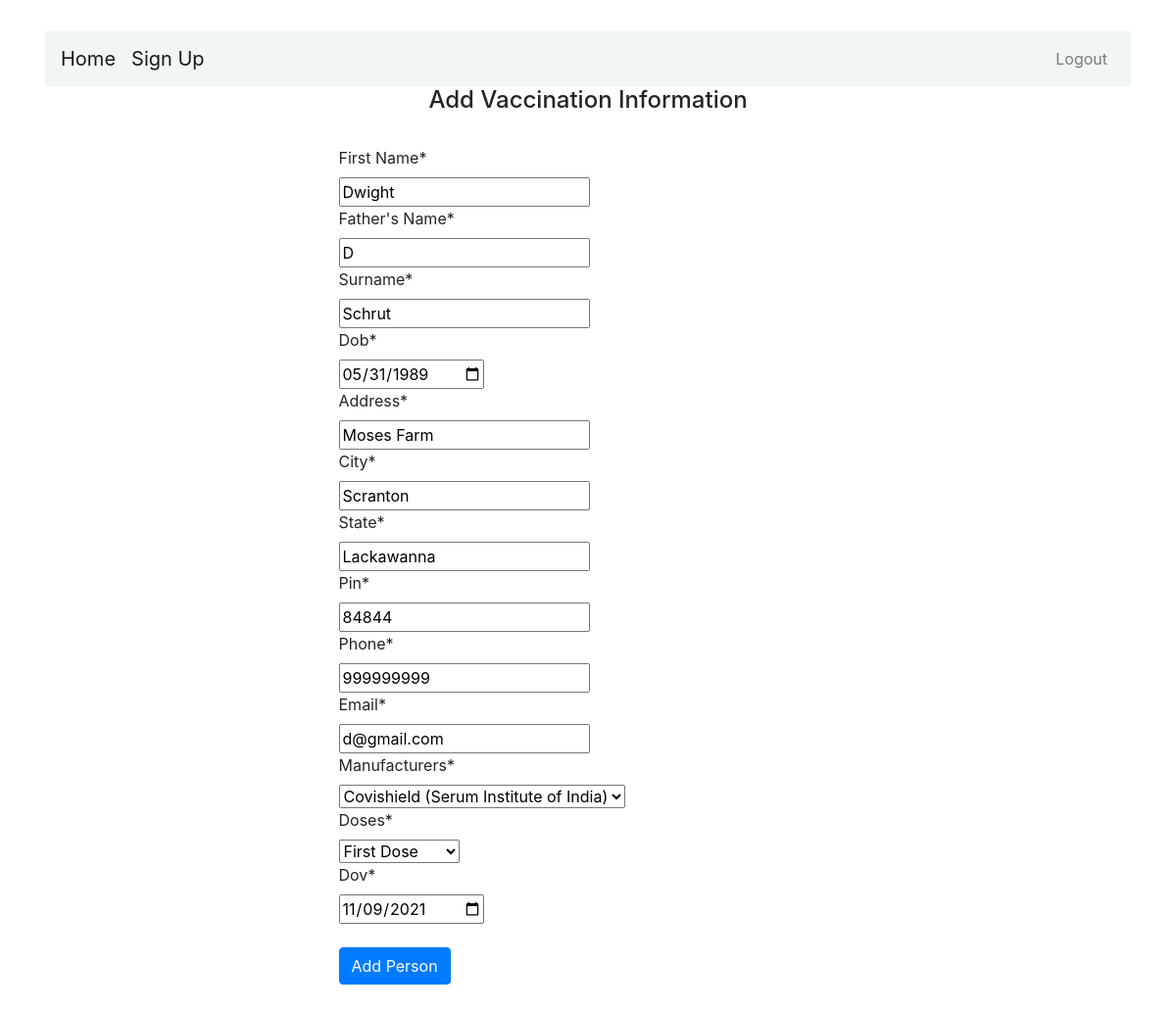
The app's page /update-details/4/ (signed in) with its own data.
### portal/models.py (models this page shows, shortened)
class Person(models.Model):
    manufacturers = [
        ('Covaxin', 'Covaxin (Bharat Biotech)'),
        ('Covishield', 'Covishield (Serum Institute of India)'),
        ('Sputnik', 'Sputnik V'),
    ]
    doses = [
        ('1st', 'First Dose'),
        ('2nd', 'Second Dose'),
    ]
    name = models.CharField(max_length=500, verbose_name='First Name')
    fname = models.CharField(max_length=500, verbose_name="Father's Name")
    lname = models.CharField(max_length=500, verbose_name="Surname")
    dob = models.DateField(auto_now_add=False, verbose_name='Date of Birth')
    address = models.CharField(max_length=500)
    city = models.CharField(max_length=50)
    state = models.CharField(max_length=50)
    pin = models.CharField(max_length=50)
    phone = models.IntegerField()
    email = models.EmailField(max_length=254)
    manufacturers = models.CharField(max_length=50, choices=manufacturers)
    doses = models.CharField(max_length=50, choices=doses)
    dov = models.DateField(auto_now_add=False, verbose_name='Date of Vaccination')

### portal/views.py (the view)
# urls.py: path('update-details/<str:pk>/', views.update_view, name='update-details'),
def update_view(request, pk):
    context = {}
    obj = get_object_or_404(Person, id=pk)
    form = PersonForm(request.POST or None, instance=obj)
    if form.is_valid():
        form.save()
        return redirect('dashboard')
    context['person_object'] = form
    return render(request, 'add-vaccine-details.html', context)

### portal/forms.py
class PersonForm(forms.ModelForm):
    dob = fields.DateField(widget=forms.widgets.DateInput(attrs={'type': 'date'}))
    dov = fields.DateField(widget=forms.widgets.DateInput(attrs={'type': 'date'}))
    class Meta:
        model = Person
        fields = '__all__'

### portal/templates/add-vaccine-details.html (shortened to what this page needs)
{% extends 'base.html' %}
{% block content %}
    {% if user.is_authenticated %}
      {% load crispy_forms_tags %}
        <div class="col-lg-12 student">
        <div class="container">
        <div class="row">
        <div class="col-lg-12 text-center">
        <h4>Add Vaccination Information</h4> <br>
        </div>
        <div class="col-lg-6 mx-auto forms">
        <form action="." method="post">
        {{person_object|crispy}}
        <br>
        <button class="btn btn-primary" type="submit">Add Person</button>
        </form>
        </div>
        </div>
        </div>
        </div>
    {% else %}
            <a class="btn btn-primary btn-lg" href="{% url 'login' %}" role="button">Log In</a>
            <p>You are not logged in</p>
            <a href="{% url 'login' %}">Log In</a>
    {% endif %}
{% endblock %}

### records on screen
Person: name "Dwight", fname "D", lname "Schrut", dob "05/31/1989", address "Moses Farm", city "Scranton", state "Lackawanna", pin "84844", phone "999999999", email "d@gmail.com", manufacturers "Covishield (Serum Institute of India)", doses "First Dose", dov "11/09/2021"
